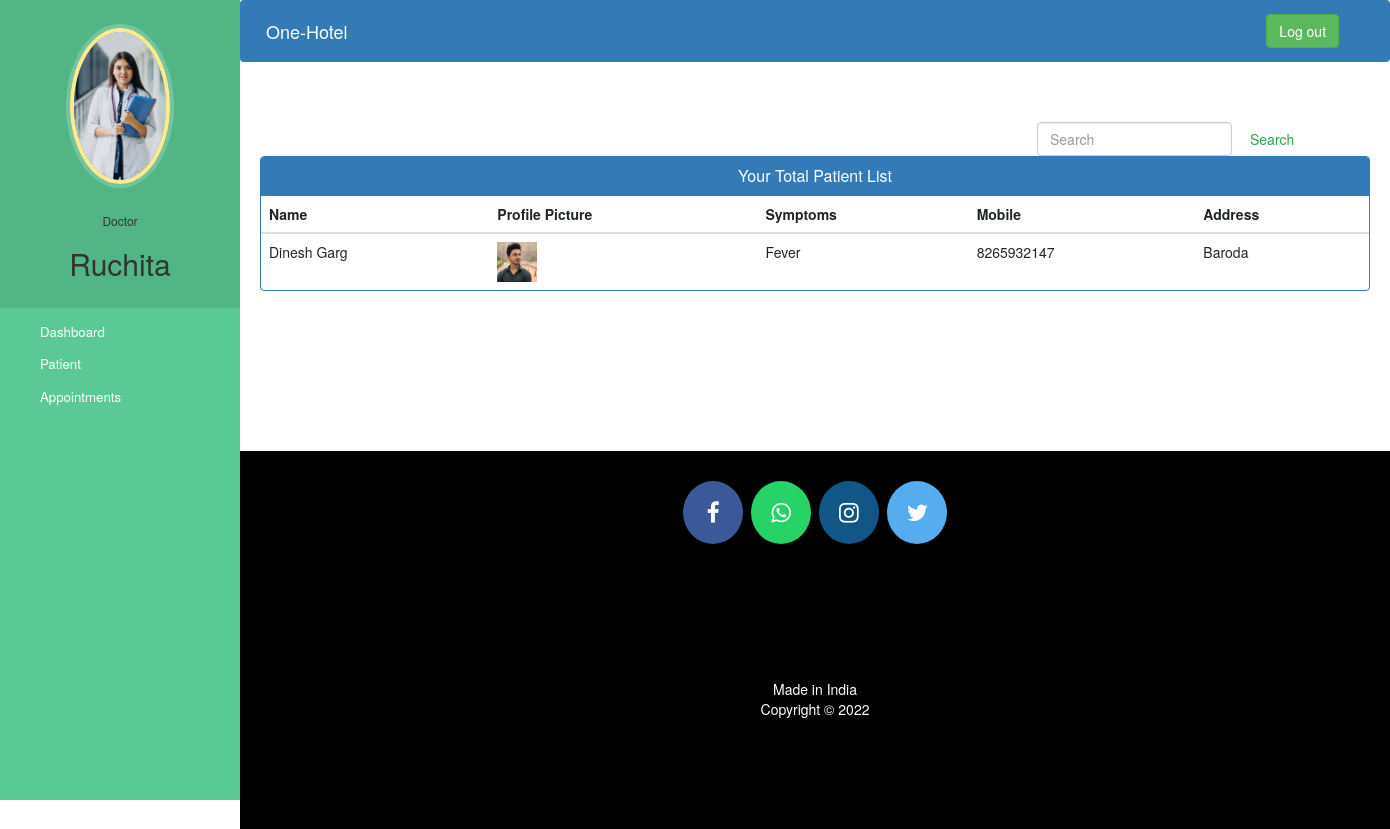
Page /doctor-view-patient (signed in) on the committed database.
### hospital/models.py (models this page shows, shortened)
class Doctor(models.Model):
    user=models.OneToOneField(User,on_delete=models.CASCADE)
    profile_pic= models.ImageField(upload_to='profile_pic/DoctorProfilePic/',null=True,blank=True)
    address = models.CharField(max_length=40)
    mobile = models.CharField(max_length=20,null=True)
    department= models.CharField(max_length=50,choices=departments,default='Cardiologist')
    status=models.BooleanField(default=False)

class Patient(models.Model):
    user=models.OneToOneField(User,on_delete=models.CASCADE)
    profile_pic= models.ImageField(upload_to='profile_pic/PatientProfilePic/',null=True,blank=True)
    address = models.CharField(max_length=40)
    mobile = models.CharField(max_length=20,null=False)
    symptoms = models.CharField(max_length=100,null=False)
    assignedDoctorId = models.PositiveIntegerField(null=True)
    admitDate=models.DateField(auto_now=True)
    status=models.BooleanField(default=False)
    @property
    def get_name(self):
        return self.user.first_name+" "+self.user.last_name

### hospital/views.py (the view)
# urls.py: path('doctor-view-patient', views.doctor_view_patient_view,name='doctor-view-patient'),
@login_required(login_url='doctorlogin')
@user_passes_test(is_doctor)
def doctor_view_patient_view(request):
    patients=models.Patient.objects.all().filter(status=True,assignedDoctorId=request.user.id)
    doctor=models.Doctor.objects.get(user_id=request.user.id) #for profile picture of doctor in sidebar
    return render(request,'hospital/doctor_view_patient.html',{'patients':patients,'doctor':doctor})

### hospital/views.py (called while the page is built)
def is_doctor(user):
    return user.groups.filter(name='DOCTOR').exists()

### templates/hospital/doctor_view_patient.html (shortened to what this page needs)
{% extends 'hospital/doctor_base.html' %}
{% block content %}
{%load static%}
<head>
  <link href="//netdna.bootstrapcdn.com/bootstrap/3.0.0/css/bootstrap.min.css" rel="stylesheet" id="bootstrap-css">
</head>
<div class="container">
    <form  action="/search" method="get" style="margin-left:70%;" class="form-inline my-2 my-lg-0">
      <input class="form-control mr-sm-2" type="search" placeholder="Search" name="query" id="query" aria-label="Search">
      <button class="btn btn-outline-success my-2 my-sm-0" type="submit">Search</button>
    </form>
  {% if patients %}
  <div class="panel panel-primary">
    <div class="panel-heading">
      <h6 class="panel-title">Your Total Patient List</h6>
    </div>
    <table class="table table-hover" id="dev-table">
      <thead>
        <tr>
          <th>Name</th>
          <th>Profile Picture</th>
          <th>Symptoms</th>
          <th>Mobile</th>
          <th>Address</th>
        </tr>
      </thead>
      {% for p in patients %}
      <tr>
        <td> {{p.get_name}}</td>
        <td> <img src="{% static p.profile_pic.url %}" alt="Profile Pic" height="40px" width="40px" /></td>
        <td>{{p.symptoms}}</td>
        <td>{{p.mobile}}</td>
        <td>{{p.address}}</td>
      </tr>
      {% endfor %}
    </table>
  </div>
  {%else%}
  <br><br><br>
  <h4 style="text-align: center;color: red;">No Patient Found !!!</h4>
  {% endif %}
</div>
{% endblock content %}

### templates/hospital/doctor_base.html (shortened to what this page needs)
<!DOCTYPE html>
{% load static %}
<html lang="en">
<head>
  <link rel="stylesheet" href="https://stackpath.bootstrapcdn.com/bootstrap/4.3.1/css/bootstrap.min.css">
  <link rel="stylesheet" href="https://maxcdn.bootstrapcdn.com/font-awesome/4.7.0/css/font-awesome.min.css">
</head>
<body>
  <nav class="menu" tabindex="0">
    <header class="avatar">
      <img src="{% static doctor.profile_pic.url %}" alt="Profile Pic" />
      <br><br>
      <h6>Doctor</h6>
      <h2>{{request.user.first_name}}</h2>
    </header>
    <ul>
      <li tabindex="0" class="icon-dashboard"> <a style="color:white; text-decoration:none;"
          href="/doctor-dashboard"><span>Dashboard</span></a> </li>
      <li tabindex="0" class="icon-users"> <a style="color:white; text-decoration:none;"
          href="/doctor-patient"><span>Patient</span></a></li>
      <li tabindex="0" class="icon-calendar"> <a style="color:white; text-decoration:none;"
          href="/doctor-appointment"><span>Appointments</span></a></li>
    </ul>
  </nav>
  <main>
    <div class="bs-example">
      <nav class="navbar navbar-expand-md  navbar-dark fixed-top" style="background:#337AB7;">
        <a href="/doctor-dashboard" class="navbar-brand">One-Hotel</a>
        <div class="collapse navbar-collapse justify-content-between" id="navbarCollapse">
          <div class="navbar-nav" style=" margin-left: 90%;">
            <a href="/logout">
              <button type="button" class="btn btn-success">Log out</button>
            </a>
          </div>
        </div>
      </nav>
    </div>
    <br><br>
    {% block content %}
    {% endblock content %}
    <br><br><br><br><br><br><br>
    <footer>
      <p>
        <a id="ftr" href="https://facebook.com/sumit.luv/" class="fa fa-facebook"></a>
        <a id="ftr"
          href="https://api.whatsapp.com/send?phone=919572181024&text=Hello%20Sumit.%0d%0aHow%20are%20you%20%3f%0d%0aI%20came%20from%20your%20website.&source=&data=#"
          class="fa fa-whatsapp"></a>
        <a id="ftr" href="https://instagram.com/sumit.luv" class="fa fa-instagram"></a>
        <a id="ftr" href="https://twitter.com/sumitkumar1503" class="fa fa-twitter"></a>
      </p>
      <br>
      <div class="container">
        <div class="row">
          <div class="col-md-12 col-sm-12">
            <div style="color:#ffffff;" class="wow fadeInUp footer-copyright">
              <p>Made in India <br>
                Copyright &copy; 2022 </p>
            </div>
          </div>
        </div>
      </div>
    </footer>
  </main>
</body>
</html>

### templates/hospital/doctor_base.html (style rules this page uses)
a:link { text-decoration: none; }
a { color: white; }
footer { padding: 0px 0px 0px 0px; background-color: black; margin: 0px; }
#ftr { padding: 20px; }
.fa { font-size: 23px; width: 60px; text-align: center; text-decoration: none; margin: 5px 2px; border-radius: 50%; }
.fa-facebook { background: #3B5998; color: white; margin-top: 30px; }
.fa-whatsapp { background: #25d366; color: white; }
.fa-twitter { background: #55ACEE; color: white; }
.fa-instagram { background: #125688; color: white; }
p { text-align: center; }
body { padding-left: 240px; }
main { position: relative; height: 100vh; }
.menu { background: #5bc995; height: 100vh; width: 240px; position: fixed; top: 0px; left: 0; z-index: 5; outline: none; }
.menu .avatar { background: rgba(0, 0, 0, 0.1); padding: 2em 0.5em; text-align: center; }
.menu .avatar img { width: 100px; border-radius: 50%; overflow: hidden; border: 4px solid #ffea92; box-shadow: 0 0 0 4px rgba(255, 255, 255, 0.2); }
.menu .avatar h2 { font-weight: normal; margin-bottom: 0; }
.menu ul { list-style: none; padding: 0.5em 0; margin: 0; }
.menu ul li { padding: 0.5em 1em 0.5em 3em; font-size: 0.95em; font-weight: regular; background-repeat: no-repeat; background-position: left 15px center; background-size: auto 20px; transition: all 0.15s linear; cursor: pointer; }
.menu ul li.icon-dashboard { background-image: url("http://www.entypo.com/images//gauge.svg"); }
.menu ul li.icon-users { background-image: url("http://www.entypo.com/images//users.svg"); }
.menu ul li.icon-calendar { background-image: url("http://www.entypo.com/images//calendar.svg"); }

### templates/hospital/doctor_view_patient.html (style rules this page uses)
a:link { text-decoration: none; }
h6 { text-align: center; }
.row { margin: 100px; }

### rows in the picture
Doctor: profile_pic (picture)
Patient: get_name "Dinesh Garg", profile_pic (picture), symptoms "Fever", mobile "8265932147", address "Baroda"

### other values in the picture
{{ request.user.first_name }} "Ruchita"
